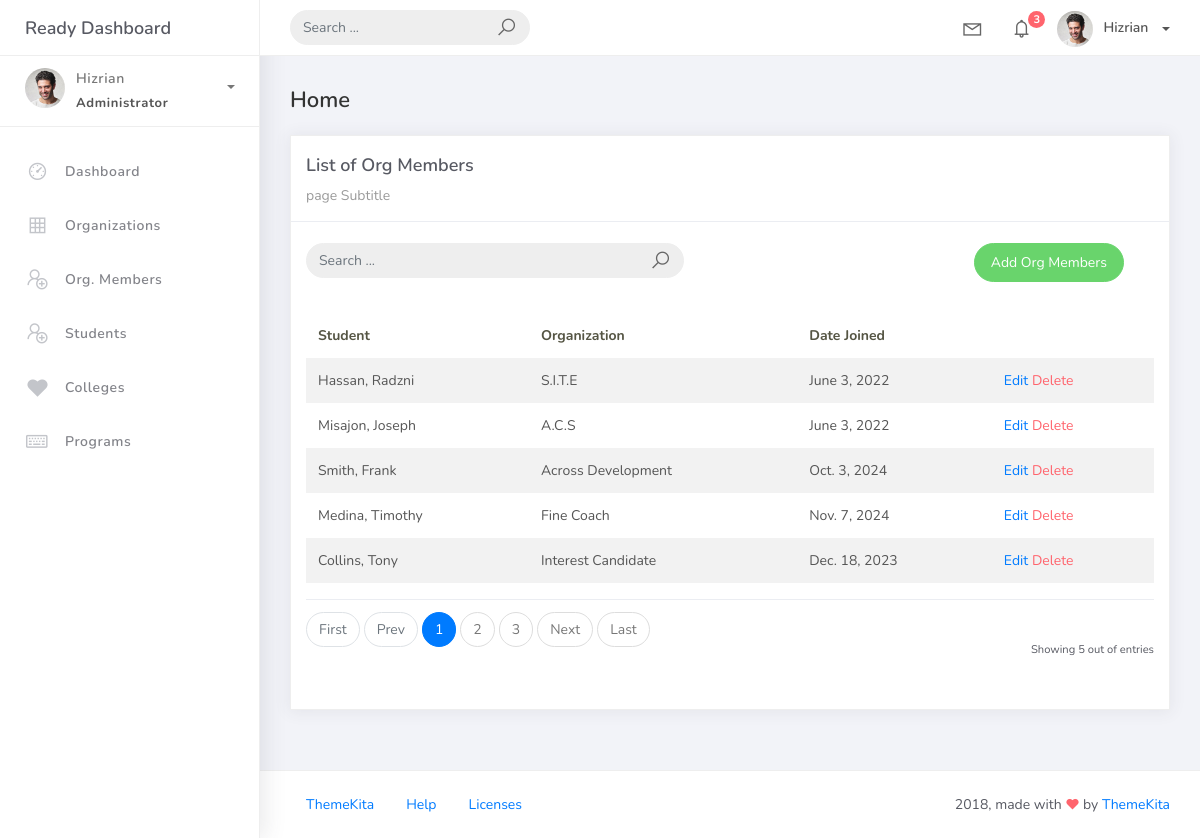
The page /orgmember_list on the database as committed earlier.
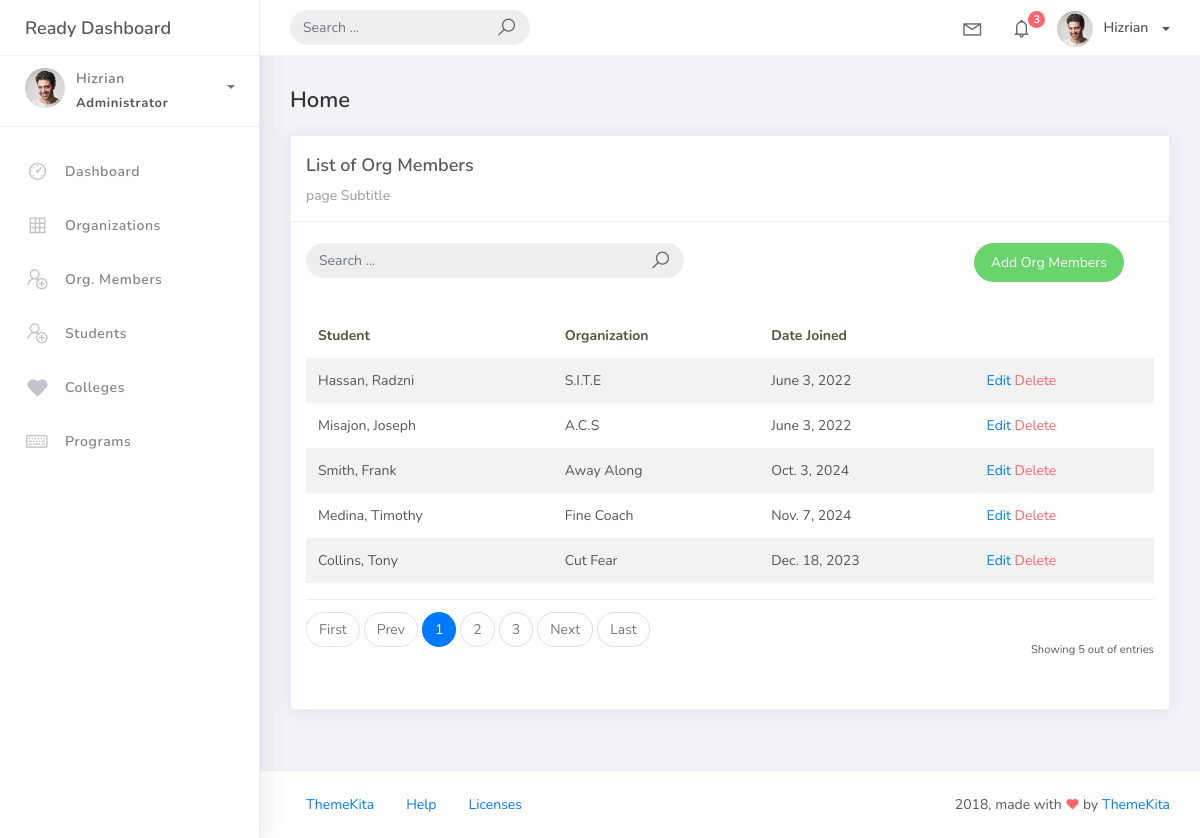
The same page on the database as committed later.
### studentorg/models.py (models this page shows)
class BaseModel(models.Model):
    created_at = models.DateTimeField(auto_now_add=True, db_index=True)
    updated_at = models.DateTimeField(auto_now=True)
    class Meta:
        abstract = True

class OrgMember(BaseModel):
    student = models.ForeignKey(Student, on_delete=models.CASCADE)
    organization = models.ForeignKey(Organization, on_delete=models.CASCADE)
    date_joined = models.DateField()

class Organization(BaseModel):
    name = models.CharField(max_length=250)
    college = models.ForeignKey(
        College, null=True, blank=True, on_delete=models.CASCADE
    )
    description = models.CharField(max_length=500)
    def __str__(self):
        return self.name

class Student(BaseModel):
    student_id = models.CharField(max_length=15)
    lastname = models.CharField(max_length=25)
    firstname = models.CharField(max_length=25)
    middlename = models.CharField(max_length=25, blank=True, null=True)
    program = models.ForeignKey(Program, on_delete=models.CASCADE)
    def __str__(self):
        return f"{self.lastname}, {self.firstname}"

### studentorg/views.py (the view)
# urls.py: path('orgmember_list', OrgaMemberList.as_view(), name='orgmember-list'),
class OrgaMemberList(ListView):
    model = OrgMember
    context_object_name = 'orgmember'
    template_name = "orgmember_list.html"
    paginate_by = 5

### templates/orgmember_list.html
{% extends 'base.html' %}
{% load static %}
{% block content %}
<div class="content">
  <div class="container-fluid">
    <h4 class="page-title">Home</h4>
    <div class="row">
      <div class="col-md-12">
        <div class="card">
          <div class="card-header">
            <div class="card-title">List of Org Members</div>
          <div class="card-category">page Subtitle</div>
            </div>
            <br />
            <div class="col-md-12 row">
                <div class="col-md-6">
                    <form class="navbar-left navbar-form nav-search mr-md-3" action="">
                        <div class="input-group">
                            <input type="text" placeholder="Search ..." class="form-control" />
                            <div class="input-group-append">
                                <span class="input-group-text">
                                    <i class="la la-search search-icon"></i>
                                </span>
                            </div>
                        </div>
                    </form>
                </div>
                <div class="col-md-6">
                    <div class="pull-right">
                        <a href="{% url 'orgmember-add' %}" class="btn btn-success btn-rounded">Add Org Members</a>
                    </div>
                </div>
            </div>
          <div class="card-body">
            <table class="table table-striped mt-3">
              <thead>
                <tr>
                  <th scope="col">Student</th>
                  <th scope="col">Organization</th>
                  <th scope="col">Date Joined</th>
                </tr>
              </thead>
              <tbody>
                {% for object in object_list %}
                  <tr>
                    <td>{{ object.student }}</td>
                    <td>{{ object.organization }}</td>
                    <td>{{ object.date_joined }}</td>
                    <td>
                        <a href="orgmember_list/{{ object.id }}">Edit</a>
                        <a href="orgmember_list/{{ object.id }}/delete" class="text-danger">Delete</a>
                    </td>
                    </tr>
                    {% empty %}
                    <tr>
                     <td colspan="4" style="text-align: center">
                        <p class="text-sm font-weight-bold mb-0">No Records Found</p>
                    </td>
                  </tr>
                {% endfor %}
              </tbody>
            </table>
            {% include 'includes/pagination.html' %}
          </div>
        </div>
      </div>
    </div>
  </div>
</div>
{% endblock %}

Rows that differ between the two databases and show on the page:
changed OrgMember "Smith, Frank": organization "Across Development" → "Away Along"
changed OrgMember "Collins, Tony": organization "Interest Candidate" → "Cut Fear"
